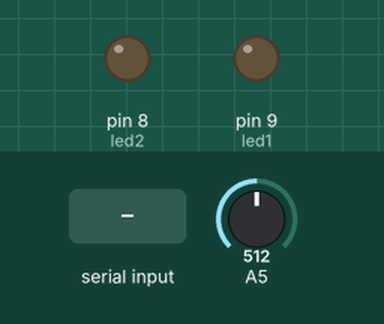
Recording of a sketch running on a simulated Arduino Uno, built with avr-gcc and run on an emulated ATmega328P. Parts: output pins drawn as LEDs (lit = HIGH). Inputs (shaded band) come from the test bench; at power-on: A5 = 512. What the sketch prints to the serial monitor is not drawn.

Above: at 1.2 s.
1.3 s: "1" received over the second serial link
At 2.3 s:
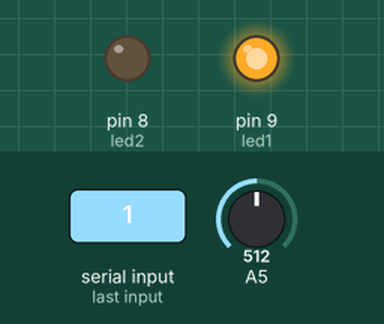
At 6.2 s:
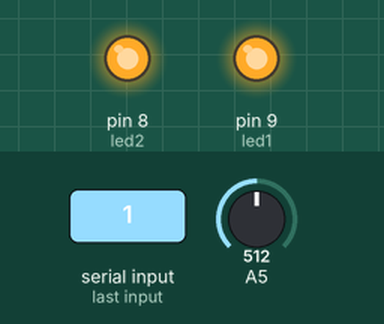
6.5 s: "1" received over the second serial link
At 7.4 s:
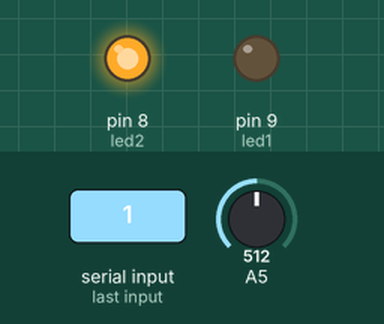
Timing chart, 0 to 9.5 s (numbered marks = the images above; inputs shaded):
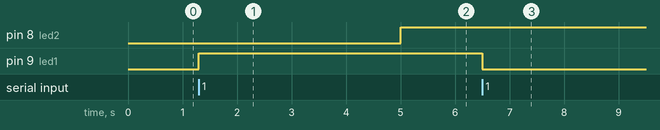

The sketch:

bluetooth2.ino
```cpp
#include <SoftwareSerial.h>
#include "TimerOne.h"
#include <Servo.h>
Servo myServo;
SoftwareSerial mySerial(0, 1);
const int led1 = 9;
const int led2 = 8;
int temp = 0 ;
int gelen ;
int counter = 30 ;
int pos ;
void setup() {
 //myServo.attach(9) ;
 Timer1.initialize(5000000) ;
 Timer1.attachInterrupt(tim1_interrupt) ;
 analogReference(INTERNAL) ;
 Serial.begin(9600);
 mySerial.begin(9600);
 pinMode(led1, OUTPUT);
 pinMode(led2, OUTPUT);
}

void tim1_interrupt(){

  temp = analogRead(5) ;
  //temp = (temp*1100)/1023 ;
  temp = temp/10 ;
  if(temp > 34) { // sicaklik okumak icin dir
      Serial.println(temp) ;
      digitalWrite(led2, HIGH) ;
  }else{
    Serial.println(temp) ;

  }

}
void loop() {

 /* for(pos = 0; pos < 90; pos += 1)  // goes from 0 degrees to 180 degrees
  {                                  // in steps of 1 degree
    myServo.write(pos);              // tell servo to go to position in variable 'pos'
    delay(15);                       // waits 15ms for the servo to reach the position
  }
  for(pos = 90; pos>=1; pos-=1)     // goes from 180 degrees to 0 degrees
  {
    myServo.write(pos);              // tell servo to go to position in variable 'pos'
    delay(15);                       // waits 15ms for the servo to reach the position
  }  */
 if (mySerial.available() > 0) {
  gelen = mySerial.read();
  if (gelen == '1') {
   digitalWrite(led1, digitalRead(led1)^1);
   Serial.print("1on");
   //Serial.println("Led1 yandi");
  }
   if (gelen == '2') {
   digitalWrite(led2, digitalRead(led2)^1);
    Serial.print("2on");
   //Serial.println("Led2 yandi");
   }
    if(gelen == '3'){
      //delay(5000) ;
      //Serial.print(10) ;
      ;
    }
  }
}
```

Measured:
- after the input at 1.3 s, pin 9 (led1): LOW → HIGH at once
- after the input at 6.5 s, pin 9 (led1): HIGH → LOW at once
